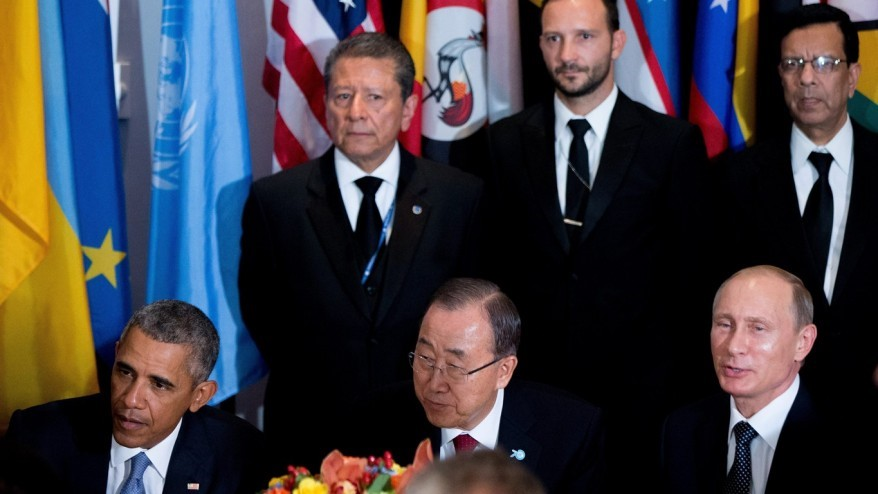
#> input picture worldleaders_atUN.jpg, 878 x 494 px
$ python 1-5.py
#> lines starting #> are read from the running program, lines starting #| are printed output that depends on the picture; after the words box and inside, x2 and y2 are one past the last pixel; in counts of white or black regions, pixels touching at a corner belong together
import numpy as np, cv2

def fun9_face_morphology():
    #(1) input
    img = cv2.imread('worldleaders_atUN.jpg', cv2.IMREAD_COLOR)
#> img is the input picture: shape (494, 878, 3); mean B, G, R 64.6, 59.5, 62.2
    cv2.imshow('Input', img); # (w0)
    cv2.waitKey(0)
    #(2) skin_color_processor
    face = skin_color_processor(img)
#> after the loop in skin_color_processor, `for i in range(0, R):`:
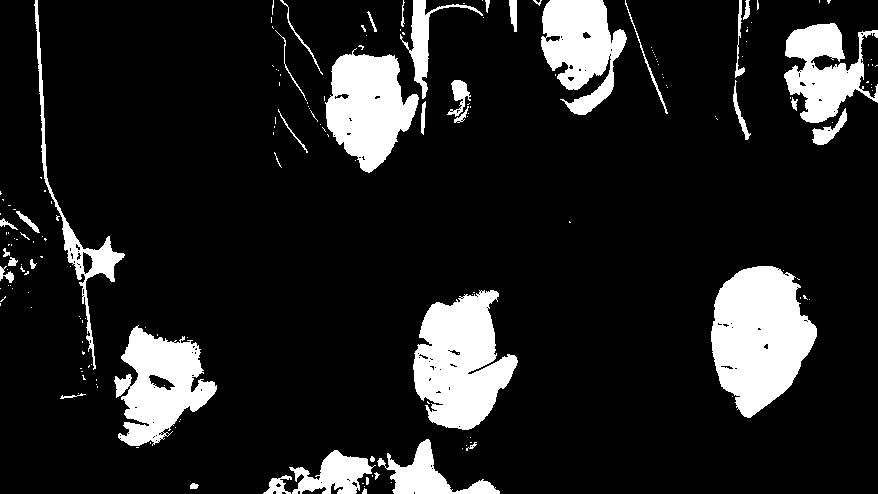
#> skin: shape (494, 878, 3); 13.4% white; 183 white regions (141 under 20 px), largest, box (x1, y1, x2, y2) and area: (711, 266, 817, 418) 11086, (413, 290, 518, 430) 9571, (325, 48, 419, 173) 7310
    cv2.imshow('Face', face) # (w1)
    cv2.waitKey(0)
    #(3) morphological processing 1
    mask3 = np.array([[0, 1, 0], [1, 1, 1], [0, 1, 0]]).astype('uint8')
    d_img = cv2.dilate(face, mask3) # (w2)
#> d_img: shape (494, 878, 3); 15.4% white; 89 white regions (46 under 20 px), largest, box (x1, y1, x2, y2) and area: (710, 265, 818, 419) 11573, (412, 289, 519, 431) 10247, (323, 44, 420, 174) 7797
    cv2.imshow('Dilate', d_img); cv2.waitKey(0)
    e_img = cv2.erode(face, mask3) # (w3)
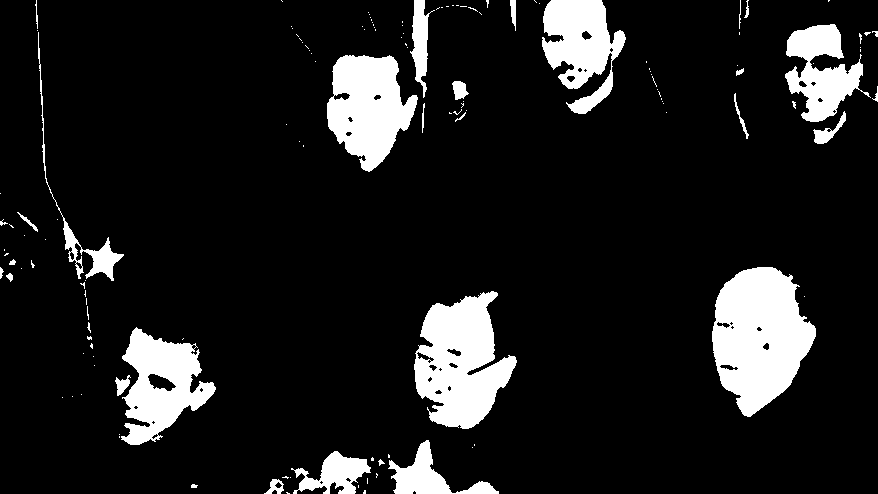
#> e_img: shape (494, 878, 3); 11.6% white; 135 white regions (103 under 20 px), largest, box (x1, y1, x2, y2) and area: (712, 267, 816, 417) 10577, (414, 291, 517, 429) 8859, (327, 55, 418, 172) 6861
    cv2.imshow('Erode', e_img); cv2.waitKey(0)
    de_img = cv2.erode(d_img, mask3) # (w4)
#> de_img: shape (494, 878, 3); 13.6% white; 151 white regions (114 under 20 px), largest, box (x1, y1, x2, y2) and area: (711, 266, 817, 418) 11157, (413, 290, 518, 430) 9768, (325, 48, 419, 173) 7362
    cv2.imshow('D1+E1', de_img); cv2.waitKey(0) # 효과 = ‘close‘ 연산
    #(4) morphological processing 2
    d2_img = cv2.dilate(d_img, mask3) # d2 = dilate^2
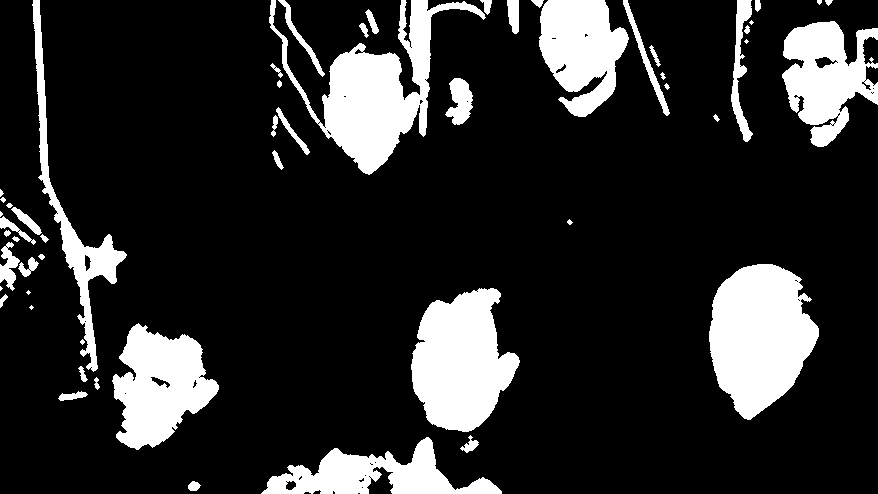
#> d2_img: shape (494, 878, 3); 17.2% white; 55 white regions (9 under 20 px), largest, box (x1, y1, x2, y2) and area: (709, 264, 819, 420) 12048, (269, 0, 486, 175) 11588, (411, 288, 520, 432) 10704
    d2e_img = cv2.erode(d2_img, mask3)
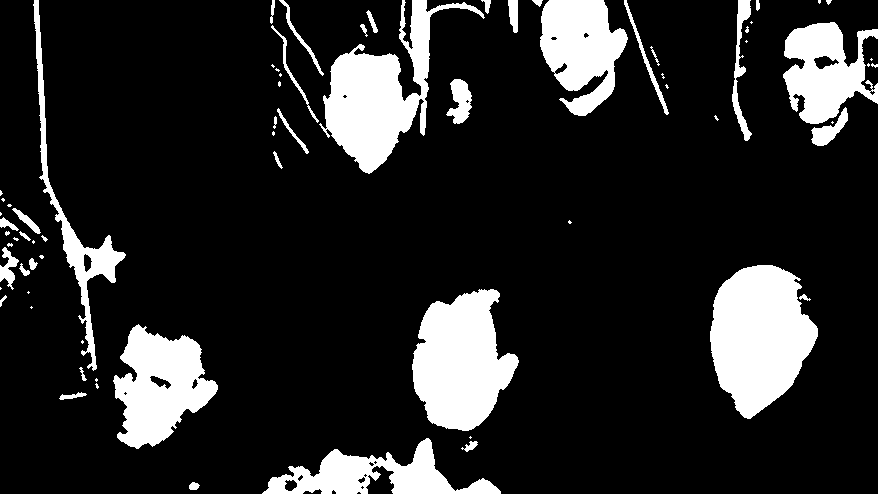
#> d2e_img: shape (494, 878, 3); 15.5% white; 72 white regions (34 under 20 px), largest, box (x1, y1, x2, y2) and area: (710, 265, 818, 419) 11593, (412, 289, 519, 431) 10288, (319, 0, 485, 174) 10067
    d2e2_img = cv2.erode(d2e_img, mask3)
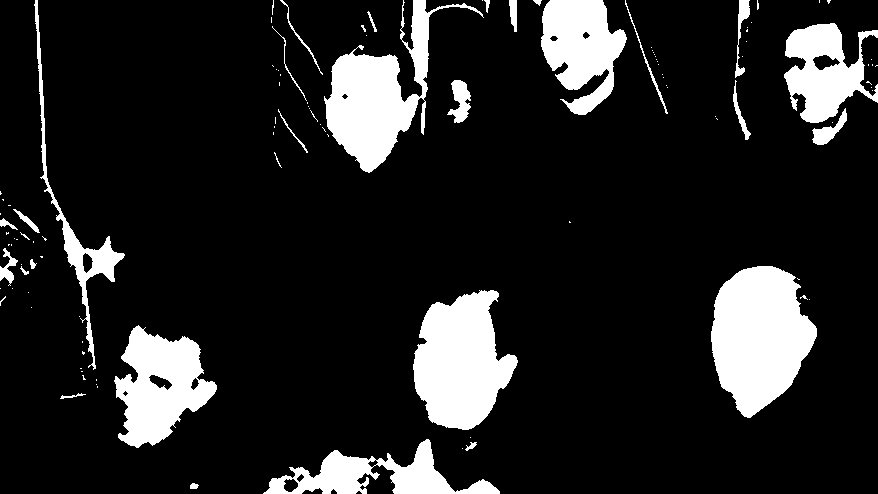
#> d2e2_img: shape (494, 878, 3); 13.9% white; 113 white regions (84 under 20 px), largest, box (x1, y1, x2, y2) and area: (711, 266, 817, 418) 11205, (413, 290, 518, 430) 9876, (324, 0, 484, 173) 9165
    cv2.imshow('D2+E2', d2e2_img); cv2.waitKey(0) # (w5), ‘close^2’ # 계속: .erode(d2e2) -> .erode -> .dilate -> .dilate -> d2e4d2_img
    # = + ‘open^2’
    #(5) morphological processing 3:  효과: open2 = e2d2, close2 = d2e2
    mo_im = cv2.morphologyEx(face, cv2.MORPH_OPEN, mask3, iterations=2)
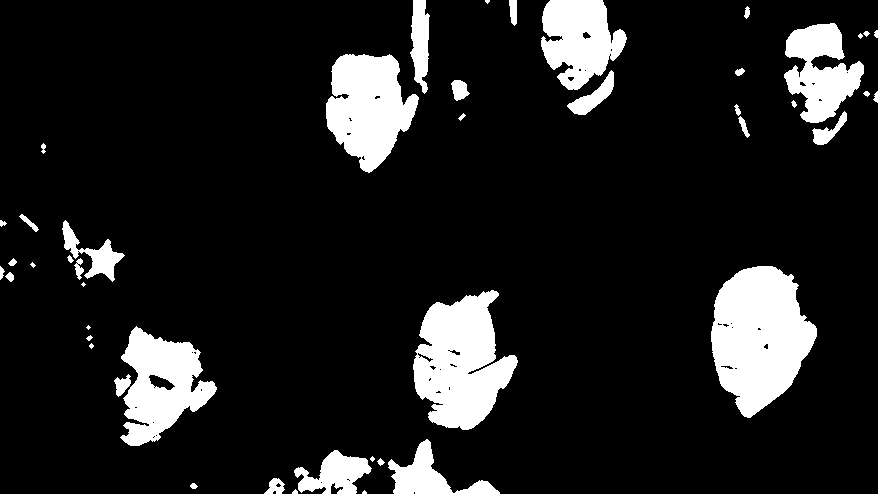
#> mo_im: shape (494, 878, 3); 12.4% white; 46 white regions (8 under 20 px), largest, box (x1, y1, x2, y2) and area: (711, 266, 817, 418) 11037, (413, 290, 518, 430) 9442, (326, 54, 419, 173) 7268
    mc_im = cv2.morphologyEx(face, cv2.MORPH_CLOSE, mask3, iterations=2)
    mco = cv2.morphologyEx(mc_im, cv2.MORPH_OPEN, mask3, iterations=2)
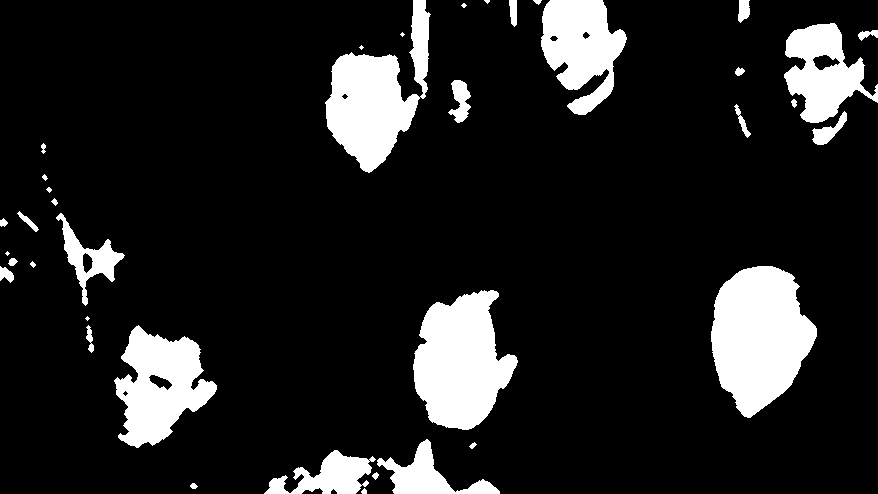
#> mco: shape (494, 878, 3); 13.3% white; 38 white regions (6 under 20 px), largest, box (x1, y1, x2, y2) and area: (711, 266, 817, 418) 11193, (413, 290, 518, 430) 9862, (325, 0, 431, 173) 8728
    cv2.imshow('M_CloseOpen', mco); cv2.waitKey(0)


def skin_color_processor(img): # img = BGR
    R, C = img.shape[:2]
    skin = np.zeros((R, C, 3), np.uint8)
    for i in range(0, R):
        for j in range(0, C):
            if isskin(img[i, j]): skin[i, j] = 255
    return skin

def isskin(bgr):
    return isskin_Peer(bgr[2], bgr[1], bgr[0])

def isskin_Peer(r, g, b):
    r_b = abs(r.astype('int16') - b.astype('int16'))
    if not(r > 95 and g > 40 and b > 20):
        return False
    elif not(r_b > 15 and (r > g) and (r > b)):
        return False
    else:
        mx = max(r, g)
        mn = min(r, b)
        if (max(mx, b) - min(mn, b) <= 15): return False
        else: return True

fun = 9
if fun == 9:
    fun9_face_morphology()

#키 입력 대기 시간으로 입력이 없으면 종료하는데, 0 이면 무한대기
cv2.waitKey(0)
cv2.destroyAllWindows()
